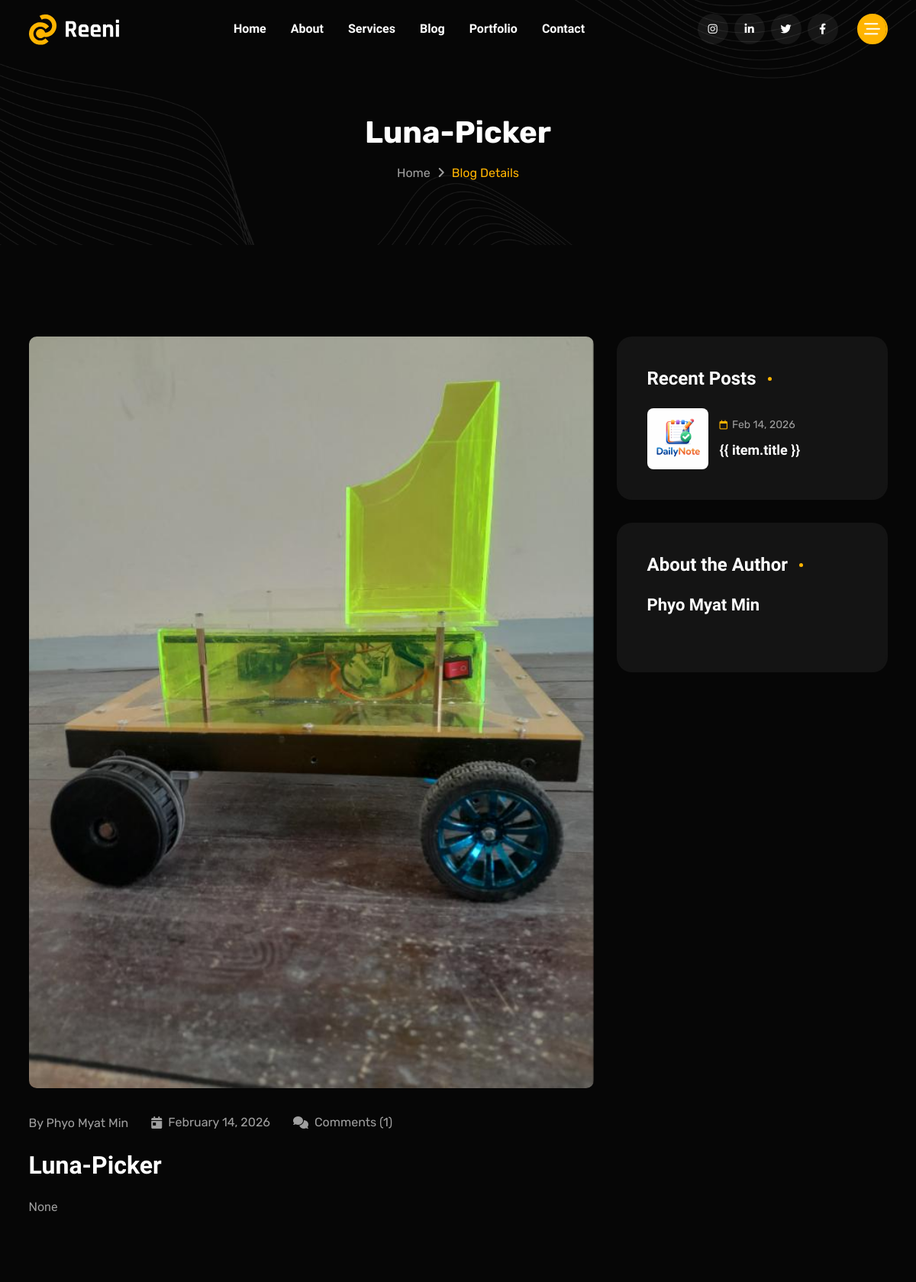
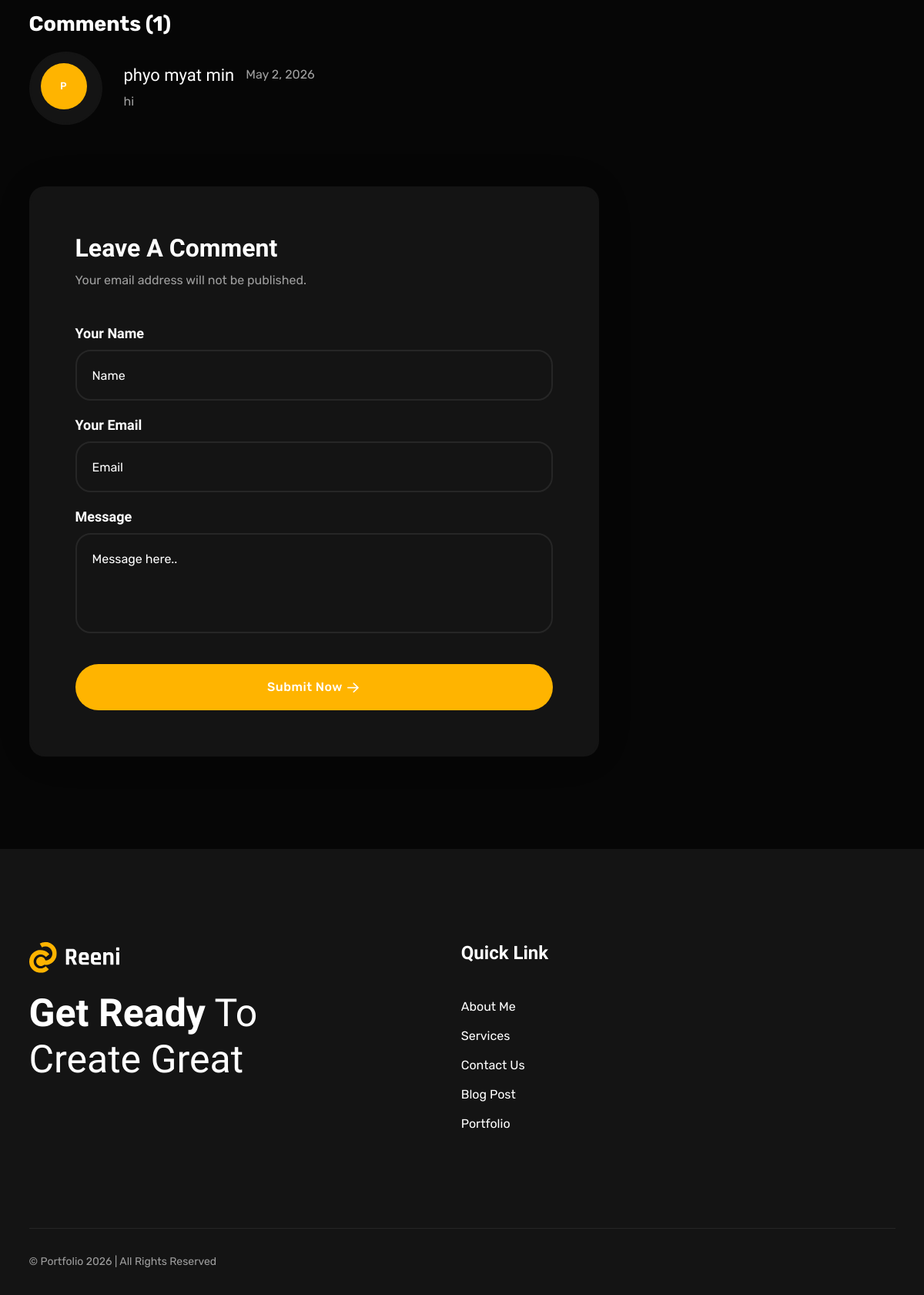
Screenshot of /blog/My-luna-picker/ with the database file from the repository (2 pictures, top to bottom).
### myapp/models.py (models this page shows, shortened)
class BlogPost(models.Model):
    author         = models.CharField(max_length=100, default="Admin")
    date           = models.DateField()
    image          = models.ImageField(upload_to='blog/')
    title          = models.CharField(max_length=255)
    content        = RichTextUploadingField(blank=True, null=True)
    excerpt        = models.TextField(blank=True, help_text="Short summary shown in listing")
    slug           = models.SlugField(unique=True, blank=True, null=True)
    created_at     = models.DateTimeField(auto_now_add=True)
    class Meta:
        ordering = ["-created_at"]

class Comment(models.Model):
    blog       = models.ForeignKey(BlogPost, on_delete=models.CASCADE, related_name="comments")
    name       = models.CharField(max_length=100)
    email      = models.EmailField()
    body       = models.TextField()
    approved   = models.BooleanField(default=True, help_text="Uncheck to hide this comment")
    created_at = models.DateTimeField(auto_now_add=True)
    class Meta:
        ordering = ["created_at"]

### myapp/views.py (the view, shortened to what this page needs)
# urls.py: path('blog/<slug:slug>/', blog_detail, name='blog_detail'),
def blog_detail(request, slug):
    post = get_object_or_404(BlogPost, slug=slug)
    comments  = post.comments.filter(approved=True).order_by("-created_at")
    related   = BlogPost.objects.exclude(pk=post.pk).order_by("-created_at")[:3]
    prev_post = BlogPost.objects.filter(created_at__lt=post.created_at).order_by("-created_at").first()
    next_post = BlogPost.objects.filter(created_at__gt=post.created_at).order_by("created_at").first()
    return render(request, "blog-details.html", {
        "post":      post,
        "comments":  comments,
        "related":   related,
        "prev_post": prev_post,
        "next_post": next_post,
    })

### myapp/templates/blog-details.html (shortened to what this page needs)
{% load static %}
<!DOCTYPE html>
<html lang="en">
<head>
    <link rel="stylesheet" href="{% static 'assets/css/vendor/fontawesome.css' %}">
    <link rel="stylesheet" href="{% static 'assets/css/plugins/swiper.css' %}">
    <link rel="stylesheet" href="{% static 'assets/css/plugins/odometer.css' %}">
    <link rel="stylesheet" href="{% static 'assets/css/vendor/animate.min.css' %}">
    <link rel="stylesheet" href="{% static 'assets/css/vendor/bootstrap.min.css' %}">
    <link rel="stylesheet" href="{% static 'assets/css/style.css' %}">
</head>
<body class="blog-details inner">
    <header class="tmp-header-area-start header-one header--sticky header--transparent">
        <div class="container">
            <div class="row">
                <div class="col-lg-12">
                    <div class="header-content">
                        <div class="logo">
                            <a href="{% url 'homepage' %}">
                                <img class="logo-dark" src="{% static 'assets/images/logo/logo-yello.svg' %}"
                                    alt="Portfolio">
                            </a>
                        </div>
                        <nav class="tmp-mainmenu-nav d-none d-xl-block">
                            <ul class="tmp-mainmenu">
                                <li><a href="{% url 'homepage' %}">Home</a></li>
                                <li><a href="{% url 'homepage' %}#about">About</a></li>
                                <li><a href="{% url 'homepage' %}#services">Services</a></li>
                                <li><a href="{% url 'homepage' %}#blog">Blog</a></li>
                                <li><a href="{% url 'homepage' %}#portfolio">Portfolio</a></li>
                                <li><a href="{% url 'homepage' %}#contacts">Contact</a></li>
                            </ul>
                        </nav>
                        <div class="tmp-header-right">
                            <div class="social-share-wrapper d-none d-md-block">
                                <div class="social-link">
                                    <a href="#"><i class="fa-brands fa-instagram"></i></a>
                                    <a href="#"><i class="fa-brands fa-linkedin-in"></i></a>
                                    <a href="#"><i class="fa-brands fa-twitter"></i></a>
                                    <a href="#"><i class="fa-brands fa-facebook-f"></i></a>
                                </div>
                            </div>
                            <div class="actions-area">
                                <div class="tmp-side-collups-area d-none d-xl-block">
                                    <button class="tmp-menu-bars tmp_button_active"><i
                                            class="fa-regular fa-bars-staggered"></i></button>
                                </div>
                            </div>
                        </div>
                    </div>
                </div>
            </div>
        </div>
    </header>
    <div class="breadcrumb-area breadcrumb-bg">
        <div class="container">
            <div class="row">
                <div class="col-lg-12">
                    <div class="breadcrumb-inner text-center">
                        <h1 class="title split-collab">{{ post.title }}</h1>
                        <ul class="page-list">
                            <li class="tmp-breadcrumb-item"><a href="{% url 'homepage' %}">Home</a></li>
                            <li class="icon"><i class="fa-solid fa-angle-right"></i></li>
                            <li class="tmp-breadcrumb-item active">Blog Details</li>
                        </ul>
                    </div>
                </div>
            </div>
        </div>
    </div>
    <div class="blog-classic-area-wrapper tmp-section-gap">
        <div class="container">
            <div class="row">
                <div class="col-lg-8">
                    <div class="blog-details-left-area">
                        {% if post.image %}
                        <div class="thumbnail-top">
                            <img src="{{ post.image.url }}" alt="{{ post.title }}">
                        </div>
                        {% endif %}
                        <div class="blog-details-discription">
                            <div class="blog-classic-tag">
                                <h4 class="title">By {{ post.author }}</h4>
                                <ul>
                                    <li>
                                        <div class="tag-wrap">
                                            <i class="fa-solid fa-calendar-day"></i>
                                            <h4 class="tag-title">{{ post.date|date:"F j, Y" }}</h4>
                                        </div>
                                    </li>
                                    <li>
                                        <div class="tag-wrap">
                                            <i class="fa-solid fa-comments"></i>
                                            <h4 class="tag-title">Comments ({{ comments.count }})</h4>
                                        </div>
                                    </li>
                                </ul>
                            </div>
                            <h3 class="title split-collab">{{ post.title }}</h3>
                            <div class="disc">
                                {{ post.content|safe }}
                            </div>
                        </div>
                        <div class="comment-area-main-wrapper mt--30">
                            <h3 class="title">Comments ({{ comments.count }})</h3>
                            {% for comment in comments %}
                            <div class="single-comment-audience">
                                <div class="author-image tmponhover">
                                    <div
                                        style="width:60px;height:60px;border-radius:50%;background:#FFB400;display:flex;align-items:center;justify-content:center;font-weight:700;color:#fff;font-size:1.3rem;flex-shrink:0;">
                                        {{ comment.name|first|upper }}
                                    </div>
                                </div>
                                <div class="right-area-commnet">
                                    <div class="top-area-comment">
                                        <div class="left">
                                            <h6 class="title">{{ comment.name }}</h6>
                                            <span>{{ comment.created_at|date:"F j, Y" }}</span>
                                        </div>
                                    </div>
                                    <p class="disc">{{ comment.body }}</p>
                                </div>
                            </div>
                            {% empty %}
                            <p class="disc" style="color:#888;">No comments yet. Be the first to leave one below!</p>
                            {% endfor %}
                        </div>
                        <div class="blog-details-form-wrapper tmponhover">
                            <h4 class="title">Leave a comment</h4>
                            <span class="subtitle">Your email address will not be published.</span>
                            <form method="POST" action="" class="blog-details-form">
                                <div class="single-input">
                                    <label>Your Name</label>
                                    <input type="text" name="comment-name" placeholder="Name" required>
                                </div>
                                <div class="single-input">
                                    <label>Your Email</label>
                                    <input type="email" name="comment-email" placeholder="Email" required>
                                </div>
                                <label>Message</label>
                                <textarea name="comment-body" placeholder="Message here.." required></textarea>
                                <div class="blog-submit-btn mt--40">
                                    <div class="tmp-button-here">
                                        <button type="submit" class="tmp-btn hover-icon-reverse radius-round w-100">
                                            <span class="icon-reverse-wrapper">
                                                <span class="btn-text">Submit Now</span>
                                                <span class="btn-icon"><i
                                                        class="fa-sharp fa-regular fa-arrow-right"></i></span>
                                            </span>
                                        </button>
                                    </div>
                                </div>
                            </form>
                        </div>
                    </div>
                </div>
                <div class="col-lg-4">
                    <div class="tmp-sidebar">
                        {% if related %}
                        <div class="signle-side-bar recent-post-area tmponhover">
                            <div class="header">
                                <h3 class="title">Recent Posts</h3>
                            </div>
                            <div class="body">
                                {% for item in related %}
                                <div class="single-post-card tmp-hover-link">
                                    {% if item.image %}
                                    <div class="single-post-card-img">
                                        <img src="{{ item.image.url }}" alt="{{ item.title }}">
                                    </div>
                                    {% endif %}
                                    <div class="single-post-right">
                                        <div class="single-post-top">
                                            <i class="fa-regular fa-calendar"></i>
                                            <p class="post-title">{{ item.date|date:"M j, Y" }}</p>
                                        </div>
                                        <h3 class="post-title">
                                            <a class="link" href="{% url 'blog_detail' item.slug %}">{{ item.title
                                                }}</a>
                                        </h3>
                                    </div>
                                </div>
                                {% endfor %}
                            </div>
                        </div>
                        {% endif %}
                        <div class="signle-side-bar tmponhover">
                            <div class="header">
                                <h3 class="title">About the Author</h3>
                            </div>
                            <div class="body">
                                <div class="about-me-details">
                                    <div class="about-me-details-head">
                                        <div class="about-me-right-content">
                                            <h3 class="title">{{ post.author }}</h3>
                                        </div>
                                    </div>
                                </div>
                            </div>
                        </div>
                    </div>
                </div>
            </div>
        </div>
    </div>
    <footer class="footer-area footer-style-one-wrapper tmp-section-gap">
        <div class="container">
            <div class="footer-main footer-style-one">
                <div class="row g-5">
                    <div class="col-lg-5 col-md-6">
                        <div class="single-footer-wrapper border-right mr--20">
                            <div class="logo">
                                <a href="{% url 'homepage' %}">
                                    <img src="{% static 'assets/images/logo/logo-yello.svg' %}" alt="Portfolio">
                                </a>
                            </div>
                            <p class="description"><span>Get Ready</span> To <br> Create Great</p>
                        </div>
                    </div>
                    <div class="col-lg-4 col-md-6">
                        <div class="single-footer-wrapper quick-link-wrap">
                            <h5 class="ft-title">Quick Link</h5>
                            <ul class="ft-link tmp-link-animation">
                                <li><a href="{% url 'homepage' %}#about">About Me</a></li>
                                <li><a href="{% url 'homepage' %}#services">Services</a></li>
                                <li><a href="{% url 'homepage' %}#contacts">Contact Us</a></li>
                                <li><a href="{% url 'homepage' %}#blog">Blog Post</a></li>
                                <li><a href="{% url 'homepage' %}#portfolio">Portfolio</a></li>
                            </ul>
                        </div>
                    </div>
                </div>
            </div>
        </div>
    </footer>
    <div class="copyright-area-one">
        <div class="container">
            <div class="row">
                <div class="col-lg-12">
                    <div class="main-wrapper">
                        <p class="copy-right-para">© Portfolio {{ post.date|date:"Y" }} | All Rights Reserved</p>
                    </div>
                </div>
            </div>
        </div>
    </div>
</body>
</html>

### rows the page displays
BlogPost: title "Luna-Picker", image (picture), author "Phyo Myat Min", date "February 14, 2026", content "None", date "2026"
Comment: name|first "P", name "phyo myat min", created_at "May 2, 2026", body "hi"
BlogPost: image (picture), date "Feb 14, 2026"

### other values shown
{{ comments.count }} "1"
